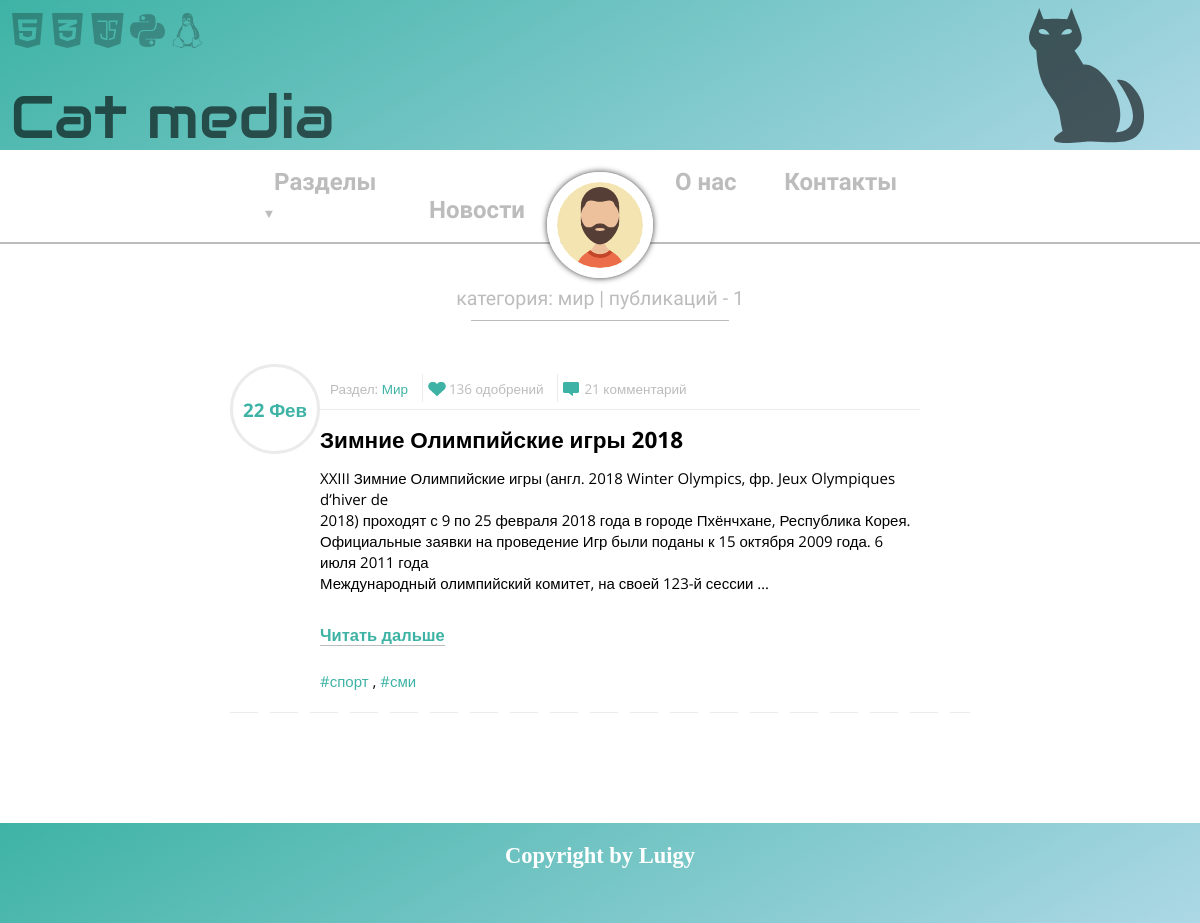
The app's page /category/world/, older data.
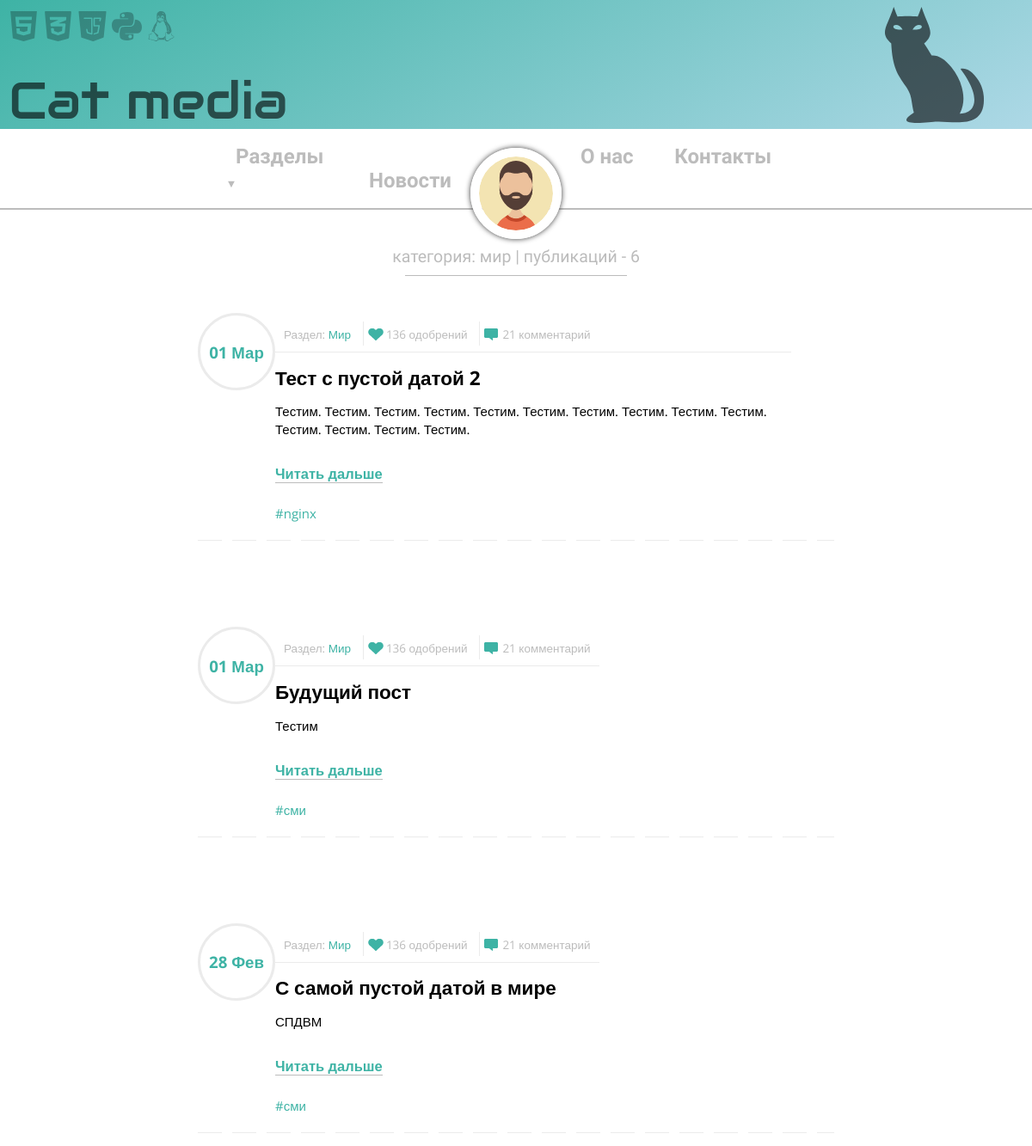
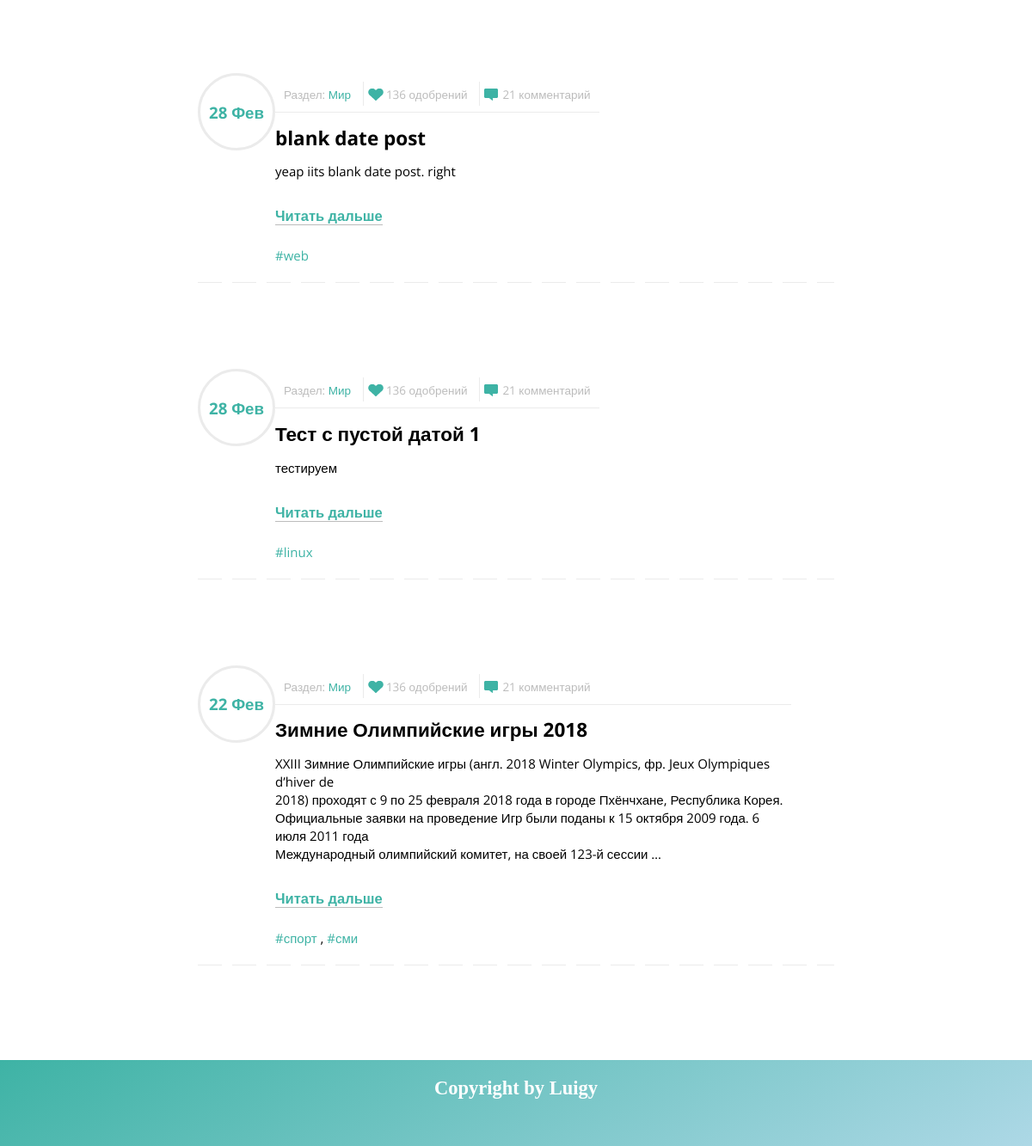
The same page, newer data (2 pictures, top to bottom).
### blog/models.py (models this page shows, shortened)
class Menu(models.Model):
    name = models.CharField(max_length=20)
    slug = models.SlugField(max_length=130, unique=True, default='')
    submenu = models.ManyToManyField(Category, default='', blank=True, null=True)
    def __str__(self):
        return self.name

class Category(models.Model):
    name = models.CharField(max_length=40)
    slug = models.SlugField(max_length=60, unique=True, default='')
    def get_related_posts(self):
        query = self.post_set.all().order_by('-pub_date')
        return query
    def __str__(self):
        return self.name

class Post(models.Model):
    title = models.CharField(max_length=100)
    slug = models.SlugField(max_length=130, unique=True, default='')
    text = models.TextField(max_length=60000)
    create_date = models.DateTimeField(blank=True, auto_now_add=True)
    pub_date = models.DateTimeField(blank=True, null=True)
    category = models.ForeignKey(Category, on_delete=models.PROTECT)
    pseudo = models.ForeignKey(Pseudo, on_delete=models.PROTECT)
    tags = models.ManyToManyField(Tag)

class Tag(models.Model):
    name = models.CharField(max_length=30)
    slug = models.SlugField(max_length=60, unique=True, default='')

### blog/views.py (the view)
# urls.py: path('category/<slug:slug>/', views.CategoryView.as_view(), name='by-category'),
class CategoryView(generic.DetailView):
    model = Category
    template_name = 'blog/by_attribute.html'
    def get_context_data(self, **kwargs):
        context = super().get_context_data(**kwargs)
        context['type'] = "категория"
        return context

### template_context_processors/menus.py (called while the page is built)
def get_categories(request):
    dic = Category.objects.all()
    return {"category_list": dic}

def get_menu(request):
    center = Menu.objects.all().count() // 2
    left = Menu.objects.filter(pk__lte=center)
    right = Menu.objects.filter(pk__gt=center)
    return {"menu_left_list": left, "menu_right_list": right}

### blog/templates/blog/by_attribute.html (shortened to what this page needs)
{% extends 'blog/base.html' %}
{% block breadcrumbs %}<a href="#" name="top"></a>{{ type.lower }}: {{ object.name.lower }} | публикаций - {{ object.get_related_posts.count }}{% endblock %}
{% block content %}
    {% for post in object.get_related_posts %}
        {% include 'blog/post-teaser.html' %}
    {% endfor %}
{% endblock %}

### blog/templates/blog/base.html (shortened to what this page needs)
<!DOCTYPE html>
<html lang="en">
<head>
    {% load static %}
    <link rel="stylesheet" href="{% static "blog/css/head.css" %}">
</head>
<body>
    <header class="page-header clearfix">
        <div class="header-container clearfix preview">
            <div class="col-left">
                <div class="row-top"></div>
                <div class="row-bottom">
                    <div class="text-logo"><a href="{% url 'blog:home' %}">Cat media</a></div>
                </div>
            </div>
            <div class="col-right">
            </div>
        </div>
        <div class="clearfix">
        <nav class="top-menu left">
            <ul>
                {% for menuitem in menu_left_list %}
                    <li>
                        <a href="#">{{ menuitem }}
                            {% if menuitem.submenu.first %}<span class="arrow">&#9660;</span>{% endif %}
                        </a>
                    </li>
                {% endfor %}
            </ul>
        </nav>
        <nav class="top-menu right">
            <ul>
                {% for menuitem in menu_right_list %}
                    <li>
                        <a href="#">{{ menuitem }}
                        </a>
                    </li>
                {% endfor %}
            </ul>
        </nav>
        </div>
        <div class="round-logo-layout">
            <div class="round-logo"></div>
        </div>
        <section class="greeting-top">
            <div class="intro"><span>{% block breadcrumbs %}cледуй за нами{% endblock %}</span></div>
        </section>
    </header>
    <main class="main-content">
        {% block content %}
        {% endblock %}
    </main>
    <footer class="content-footer">
        <div class="copyright-footer">
            <a href="#">Copyright by Luigy</a>
        </div>
    </footer>
</body>
</html>

### blog/templates/blog/post-teaser.html
{% extends 'blog/post-base.html' %}
{% block article_body %}
    <section class="article-content">
        {{ post.text|linebreaks|truncatewords_html:50 }}
    </section>
    <a class="read-more" href="{% url 'blog:article-detail' post.slug %}#top">Читать дальше</a>
    {% include 'blog/post-tags-footer.html' with style=' compact' %}
{% endblock %}
{% block article_separator %}
    <div class="post-container-preview-after"></div>
{% endblock %}

### blog/templates/blog/post-base.html (shortened to what this page needs)
<div class="post-container clearfix">
    <aside class="post-col-left">
            <div class="date-circle">
                <div class="circle-date-layout">
                    <span>{{ post.pub_date|date:"d M" }}</span>
                </div>
            </div>
    </aside>
    <div class="post-col-right">
        <div class="post-info">
            <div class="category indicator">
                <span>Раздел: </span>
                <a class="category-name" href="{% url 'blog:by-category' post.category.slug %}">{{ post.category.name.capitalize }}</a>
            </div>
            <div class="likes indicator">
                <span class="likes-counter">136</span>
                <span>одобрений</span>
            </div>
            <div class="comments indicator">
                <span class="comment-counter">21</span>
                <span>комментарий</span>
            </div>
        </div>
        <article>
            <header>
                <h1>
                    <a href="{% url 'blog:article-detail' post.slug %}#top">{{ post.title }}</a>
                </h1>
            </header>
            {% block article_body %}
            {% endblock %}
        </article>
    </div>
</div>
{% block article_separator %}
{% endblock %}

### blog/templates/blog/post-tags-footer.html (shortened to what this page needs)
<footer class="article-tags{{ style }}">
{% for tag in post.tags.all %}
    <a href="{% url 'blog:by-tag' tag.slug %}">#{{ tag.name|lower }}</a>
    {% if tag.pk != post.tags.all.last.pk %},{% endif %}
{% endfor %}
</footer>

Row changes from the older to the newer data that the page shows:
computed for Category "мир": get_related_posts.count "1" → "6"
added Post: pub_date "01 Мар", category.name "Мир", title "Тест с пустой датой 2", text "Тестим. Тестим. Тестим. Тестим. Тестим. Тестим. Тестим. Тестим. Тестим. Тестим. Тестим. Тестим. Тестим. Тестим."
now on this page (row unchanged): Tag: name "nginx", shown under "01 Мар"
added Post: pub_date "01 Мар", category.name "Мир", title "Будущий пост", text "Тестим", Tag (name "сми")
added Post: pub_date "28 Фев", category.name "Мир", title "С самой пустой датой в мире", text "СПДВМ", Tag (name "сми")
added Post: pub_date "28 Фев", category.name "Мир", title "blank date post", text "yeap iits blank date post. right"
now on this page (row unchanged): Tag: name "web", shown under "28 Фев"
added Post: pub_date "28 Фев", category.name "Мир", title "Тест с пустой датой 1", text "тестируем"
now on this page (row unchanged): Tag: name "linux", shown under "28 Фев"
